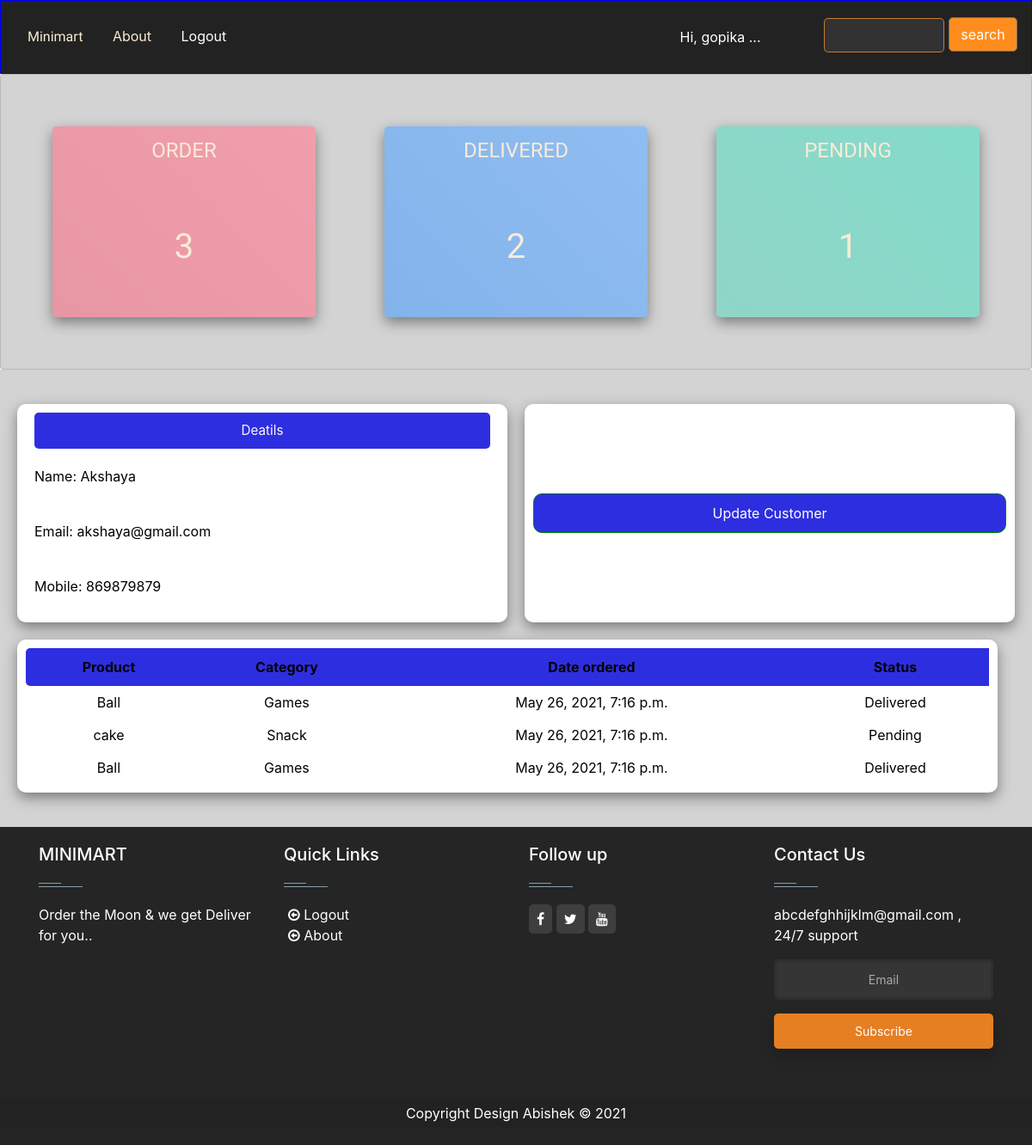
Page /about/8/ (signed in) on the committed database.
### MiniMart/models.py (models this page shows, shortened)
class Customer(models.Model):
    user = models.OneToOneField(User, blank=True, null=True, on_delete=models.CASCADE)
    name = models.CharField(max_length=50, null=True)
    phone = models.CharField( max_length=50, null=True)
    email = models.EmailField(null=True, max_length=254)
    profile_pic = models.ImageField(default = "PIC_Pass_size.jpg" , null = True, blank = True)
    date_created = models.DateTimeField(auto_now_add=True)

class Order(models.Model):
    STATUS = (('Pending','Pending'),
    ('Delivered','Delivered'),
    ('Cancel','Cancel'))
    Product = models.ForeignKey(Product,on_delete=models.SET_NULL, null=True )
    Customer = models.ForeignKey(Customer, on_delete=models.SET_NULL, null=True)
    status = models.CharField(max_length=200, choices= STATUS)
    date_created = models.DateTimeField(auto_now_add=True, null=True)

class Product(models.Model):
    CHOICES = (('Snack','Snack'),
               ('FastFood', 'FastFood'),
               ('Drink','Drink'),
               ('Games', 'Games'))
    name = models.CharField( max_length=50, null=True)
    price = models.CharField( max_length=50, null=True)
    category = models.CharField( max_length=200, blank=True,  null = True , choices= CHOICES)
    date_created = models.DateTimeField(auto_now_add=True)
    tag_name = models.ManyToManyField(Tags)

### MiniMart/decorators.py (the view)
        def wrapper_func(request, *args, **kwargs):
            group = None
            if request.user.groups.exists():
                group = request.user.groups.all()[0].name
            if group in allowed_roles:
                return view_func(request, *args, **kwargs)
            else:
                return HttpResponse("***You are not authorized to this page")

### MiniMart/views.py (called while the page is built)
@allowed_user(allowed_roles=['customer', 'Admin', 'staff'])
@login_required(login_url = 'login')
def about(request, id_num):
    customer = Customer.objects.get(id = id_num)
    total_orders = customer.order_set.all().count()
    order = customer.order_set.all()
    delivered = order.filter(status = "Delivered").count()
    pending = order.filter(status = "Pending").count()
    context = {'total_orders' : total_orders, 'customer' : customer, 'order': order, 'pending': pending, 'delivered' : delivered}
    return render(request, "Minimart/About.html", context)

### MiniMart/templates/MiniMart/About.html (shortened to what this page needs)
{% extends 'MiniMart/Home.html' %}
{% load static%}
{% block content %}
{%  include "MiniMart/status.html"    %}
<link rel="stylesheet" href="{% static 'css/about1.css' %}">
<div id="total">
<div class="last2">
    <div class="box5">
            <p class="details">Deatils</p>
            <div class="info-name">Name: <span class="spanny">{{customer.name}}</span></div>
            <div class="info-email">Email: <span class="spanny">{{customer.email}}</span></div>
            <div class="info-num">Mobile: <span class="spanny">{{customer.phone}}</span></div>
    </div>
    <div class="update-del">
        {% if request.user.is_authenticated and not request.user.is_staff and not request.user.is_Admin %}
        <div class="update"><a style="color: white;" href="{% url 'profile'  %}"> Update Customer</a></div>
        {%  endif   %}
    </div>
    <div class="box6">
        <table >
            <tr class="tab-border">
                <th class="tab-head1">Product</th>
                <th class="tab-head2">Category</th>
                <th class="tab-head2">Date ordered</th>
                <th class="tab-head3">Status</th>
            </tr>
            {%   for ord in order   %}
            <tr>
                <td>{{ord.Product.name}}</td>
                <td>{{ord.Product.category}}</td>
                <td>{{ord.date_created}}</td>
                <td>{{ord.status}}</td>
            <tr>
                {%   endfor   %}
        </table>
    </div>
</div>
</div>
{% endblock  %}

### MiniMart/templates/MiniMart/navbar.html (shortened to what this page needs)
{%    load static   %}
<link rel="stylesheet" href="{% static 'css/navbar.css' %}">
<div class="container1">
  <div class="navbar">
    <div class="first4">
      <a id="logo" href="{% url 'home' %}">Minimart</a>
      {% if request.user.is_authenticated and not request.user.is_staff and not request.user.is_Admin %}
      <a href="{% url 'about' request.user.customer.id %}">About</a>
      {%  endif   %}
      {%  if request.user.is_authenticated %}
      <a style="color: white;" href="{%   url 'logout' %}">Logout</a>
      {%  else  %}
      <a href="{% url 'login' %}">Login</a>
      {%  endif   %}
    </div>
    <div style="color: white;" class="logout">
       Hi,
      {%  if request.user.is_authenticated %}
       {{request.user  }}
      {%  else %}
      {{ "" }}
      {%  endif %}...
    </div>
    <div class="search-btn">
      <form action="">
        <input type="text"  name="search" value="">
        <button class="but" type="submit">search</button>
      </form>
    </div>
  </div>
</div>

### static/css/navbar.css (style rules this page uses)
#logo { color: antiquewhite; font-family: 'Goblin One', cursive; font: 15px }
.container1 { display: grid !important; border: blue solid 1px ; background-color: #222; width: 100%; }
@media only screen and (min-width: 600px) { .container1 .navbar .first4 { grid-template-columns: repeat(2,1fr); } }
@media screen and (min-width: 960px) { .container1 .navbar .first4 { grid-template-columns: repeat(4,1fr); } }
@media screen and (min-width: 1200px) { .container1 .navbar .first4 { grid-template-columns: repeat(4,1fr) } }
.container1 .navbar .first4 a { color: antiquewhite; padding: 0 15px; }
.first4 { width: 60%; }
.search-btn { position: relative; margin-top: 10px; }
.container1 .search-btn input { width: 140px; height: 40px; border: #e98d32ce 1px solid; }
.container1 .search-btn .but { width: 80px; height: 40px; border-radius: 5px; color: rgb(255, 255, 255); margin-top: 1px; background-color: #ff8d1e; border: #726e6b 1px solid; }

### static/css/about1.css (style rules this page uses)
.last2 { display: grid; padding: 40px 20px; grid-gap: 20px; width: 100%; background-color: rgba(36, 37, 38, 0.2); }
@media screen and (min-width: 768px) { .last2 { grid-template-columns: 1fr; } }
@media screen and (min-width: 960px) { .last2 { grid-template-columns: 1fr 1fr; } }
.last2 .box5, .box6 { color: rgb(2, 2, 2); box-shadow: rgba(36, 37, 38, 0.5) 0px 6px 15px 0px; border-radius: 10px; font-size: 1rem; text-align:start; background:white; padding: 10px; }
.box6 { width: 200%; }
.details { text-align: center; background: rgba(16, 16, 221, 0.87); margin: 0 10px ; padding: 10px 20px; border-radius: 5px; font-size: 0.95rem; color: rgb(252, 245, 245); }
table { text-align: center; width: 100%; border-spacing: 10px; }
table .tab-border th { background: rgba(16, 16, 221, 0.87); padding: 10px 7px; }
table td { padding: 7px; margin-top: 2px; }
.tab-head1 { border-top-left-radius: 5px; border-bottom-left-radius: 5px; }
.last2 .box5 div { padding: 20px 10px; }
.update-del { display: grid; background: white; box-shadow: rgba(36, 37, 38, 0.5) 0px 6px 15px 0px; border-radius: 10px; align-items: center; }
.update-del .update , .delete { text-align: center; background: rgba(16, 16, 221, 0.87); padding: 10px 20px; border-radius: 5px; border: green solid 1px; color: rgb(255, 255, 255); border-radius: 10px; margin: 0 10px; }

### static/css/footer.css (style rules this page uses)
input[type="text"] { background: rgba(255,255,255,0.075); padding: 10px 15px; color: #aaa; border: 3px solid rgba(0,0,0,0.1); font-size: 14px; margin-bottom: 16px; border-radius: 5px; transition: all 0.2s cubic-bezier(0.4,0,0.2,1); transition-delay: 0.2s; text-align: center; width: 100%; }

### rows in the picture
Customer: name "Akshaya", email "akshaya@gmail.com", phone "869879879"
Order: Product.name "Ball", Product.category "Games", date_created "May 26, 2021, 7:16 p.m.", status "Delivered"
Order: Product.name "cake", Product.category "Snack", date_created "May 26, 2021, 7:16 p.m.", status "Pending"
Order: Product.name "Ball", Product.category "Games", date_created "May 26, 2021, 7:16 p.m.", status "Delivered"

### other values in the picture
{{ request.user }} "gopika"
{{ total_orders }} "3"
{{ delivered }} "2"
{{ pending }} "1"
